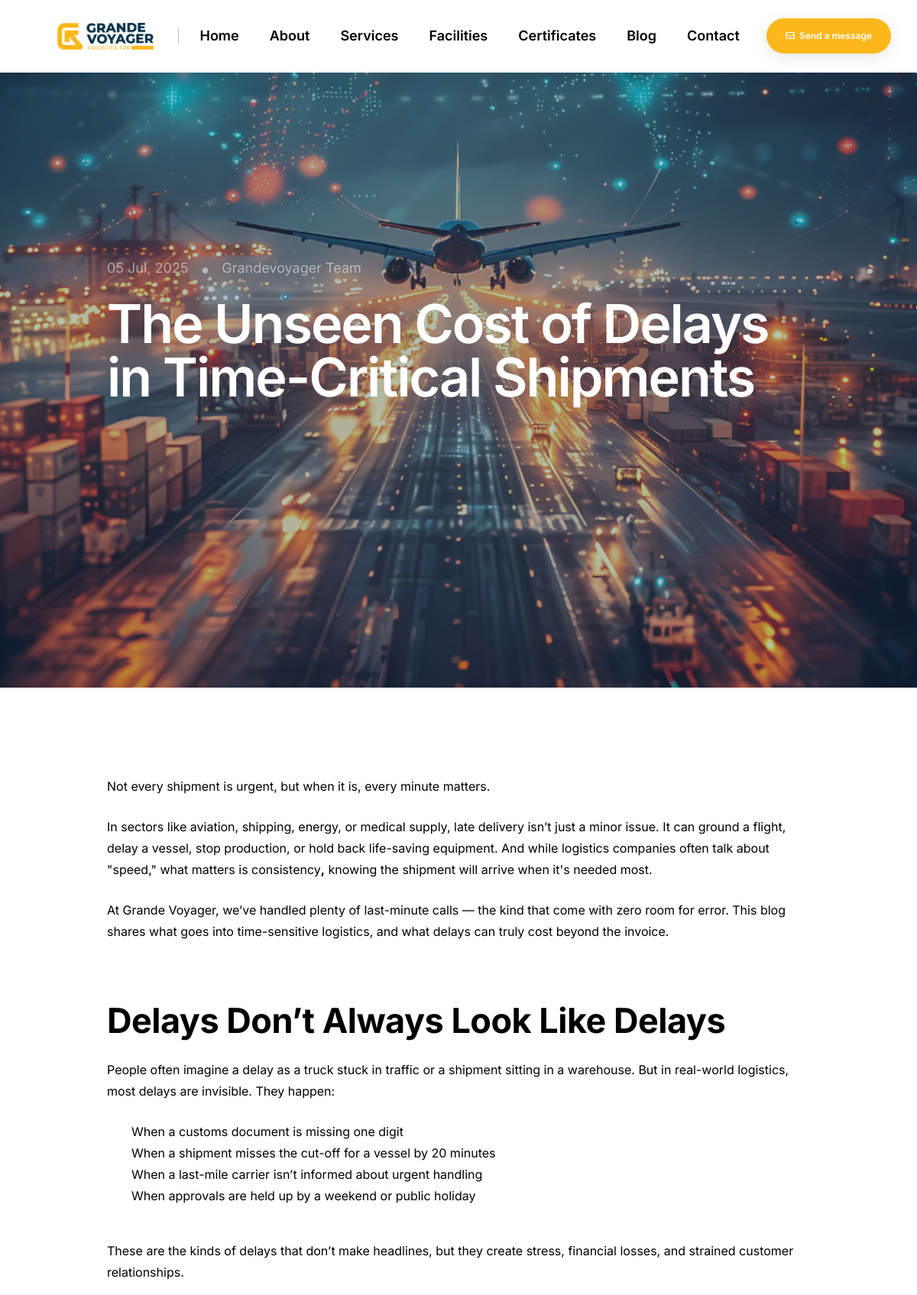
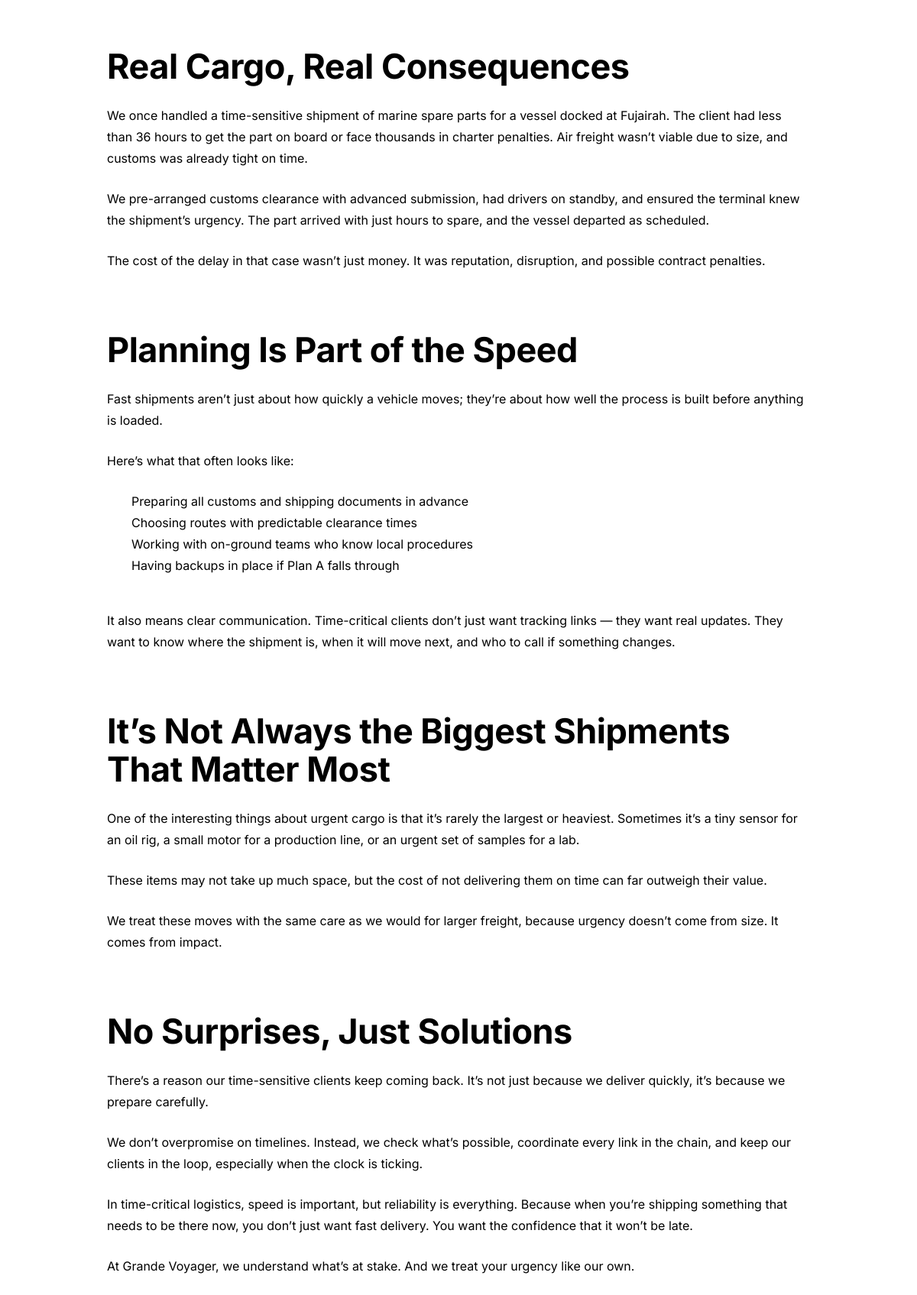
/blogs/the-unseen-cost-of-delays-in-time-critical-shipments/ (upper part), run on the app's committed database (2 pictures, top to bottom).
### myapp/models.py (models this page shows, shortened)
class Blog(models.Model):
    blog_title = models.CharField(max_length=200)
    slug = models.SlugField(max_length=200, unique=True, blank=True, null=True)
    blog_content = CKEditor5Field("Content", config_name='extends', blank=True, null=True)
    blog_image = models.ImageField(upload_to='blogs/')
    posted_on = models.DateTimeField(auto_now_add=True)
    meta_title = models.CharField(max_length=255, help_text="Meta title for SEO", blank=True, null=True)
    meta_description = models.TextField(help_text="Meta description for SEO", blank=True, null=True)
    meta_keywords = models.TextField(help_text="Comma-separated keywords for SEO", blank=True, null=True)
    class Meta:
        verbose_name = 'Blog'
        verbose_name_plural = 'Blogs'
        ordering = ['-posted_on']

### myapp/views.py (the view)
# urls.py: path('blogs/<str:pk>/', views.blog_detail, name='blog-detail'),
def blog_detail(request, pk):
    blog = Blog.objects.get(slug=pk)
    blogs = Blog.objects.all()[:3]
    services_nav = Services.objects.all().order_by('priority')
    context = {
        "blog": blog,
        "blogs": blogs,
        "services_nav": services_nav,
    }
    return render(request, "blog_detail.html", context)

### templates/blog_detail.html (shortened to what this page needs)
<!DOCTYPE html>
<html lang="en">
<head>
    {% load static %}
    <link rel="stylesheet" href="{% static 'css/vendors.min.css' %}"/>
    <link rel="stylesheet" href="{% static 'css/icon.min.css' %}"/>
    <link rel="stylesheet" href="{% static 'css/style.css' %}"/>
    <link rel="stylesheet" href="{% static 'css/responsive.css' %}"/>
    <link rel="stylesheet" href="{% static 'demos/green-energy/green-energy.css' %}"/>
</head>
<body data-mobile-nav-style="classic">
    {% include 'components/navbar.html' %}
    <section class="ipad-top-space-margin bg-dark-gray cover-background one-fifth-screen d-flex align-items-center" style="background-image: url('{{ blog.blog_image.url }}')">
        <div class="opacity-light bg-dark-gray"></div>
        <div class="container">
            <div class="row justify-content-center">
                <div class="col-lg-10 position-relative" data-anime='{ "el": "childs", "opacity": [0, 1], "translateX": [50, 0], "staggervalue": 100, "easing": "easeOutQuad" }'>
                    <div class="d-inline-block mb-20px sm-mb-25px">
                        <span class="text-white fs-18 opacity-5">
                            <a href="" class="text-white">{{ blog.posted_on|date:"d M, Y" }}</a>
                            <span class="d-inline-block fs-24 align-top ms-10px me-10px">•</span>
                            <a href="" class="text-white">Grandevoyager Team</a>
                        </span>
                    </div>
                    <h1 class="text-white w-100 fw-600 ls-minus-2px ls-minus-2px text-white pb-10px">{{ blog.blog_title }}</h1>
                </div>
            </div>
        </div>
    </section>
    <section class="pb-0">
        <div class="container">
            <div class="row justify-content-center">
                <div class="col-lg-10 mb-6 sm-mb-35px last-paragraph-no-margin">
                    <p class="w-90 lg-w-100">{{ blog.blog_content|safe }}</p>
                </div>
            </div>
        </div>
    </section>
</body>
</html>

### myapp/static/demos/green-energy/green-energy.css (style rules this page uses)
:root { --alt-font: "Inter", sans-serif; --primary-font: "Inter", sans-serif; --base-color: #fdb71a; --green: #fdb71a; --dark-gray: #020202; --medium-gray: #828282; --very-light-gray: #f7f7f7; }
body { font-size: 16px; line-height: 28px; }
.h1, .h2, .h3, .h4, .h5, .h6, h1, h2, h3, h4, h5, h6 { margin-bottom: 25px; }

### data on the page
Blog: blog_image (picture), posted_on "05 Jul, 2025", blog_title "The Unseen Cost of Delays in Time-Critical Shipments", blog_content "Not every shipment is urgent, but when it is, every minute matters. In sectors like aviation, shipping, energy, or medical supply, late delivery isn’t just a minor issue. It can ground a flight, delay a vessel, stop production, or hold back life-saving equipment. And while logistics companies often talk about \"speed,\" what matters is consistency , knowing the shipment will arrive when it's needed most. At Grande Voyager, we’ve handled plenty of last-minute calls — the kind that come with zero room for error. This blog shares what goes into time-sensitive logistics, and what delays can truly cost beyond the invoice. Delays Don’t Always Look Like Delays People often imagine a delay as a truck…"
